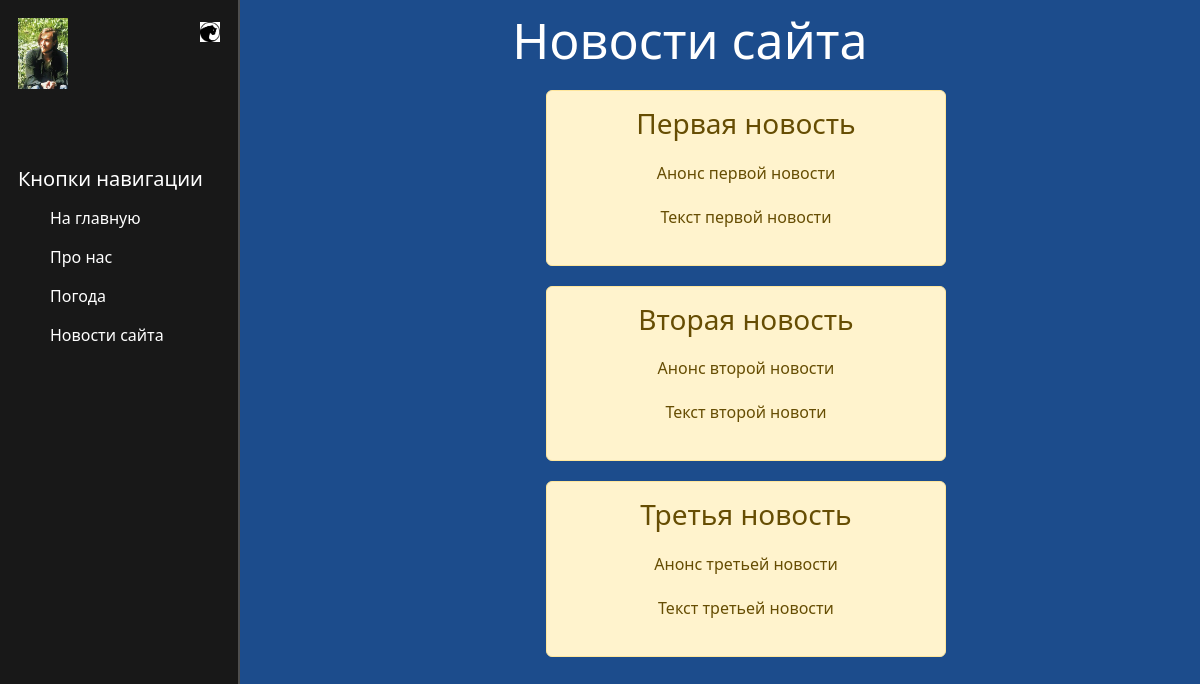
Page /news/ on the committed database.
### news/models.py (models this page shows, shortened)
class Articles(models.Model):
    title = models.CharField('Название', max_length=150, default='Добавьте новость и получите +15') # Название новости, до 150 симв
    anonce = models.CharField('Анонс', max_length=250, default='Добавьте аннотацию к новости') # Аннотация, макс 250 симв
    full_text = models.TextField('Здесь будет к примеру статья')
    date = models.DateTimeField()
    class Meta:
        verbose_name = 'Новость'
        verbose_name_plural = 'Новости'

### news/views.py (the view)
# urls.py: path('', views.news_home, name='news_home'),
def news_home(request):
    news = Articles.objects.order_by('date')
    return render(request, 'news/news_home.html', {'news': news})

### news/templates/news/news_home.html (shortened to what this page needs)
{% extends 'main/layout.html' %}
{% block content %}
    <div class="features">
        <h1>Новости сайта</h1>
        {% for el in news %}
            <div class="alert alert-warning">
                <h3>{{ el.title }}</h3>
                <p>{{ el.anonce }}</p>
                <p>{{ el.full_text }}</p>
            </div>
        {% endfor %}
    </div>
{% endblock %}

### main/templates/main/layout.html (shortened to what this page needs)
<!doctype html>
<html lang="eng">
<head>
    {% load static %}
    <link rel="stylesheet" href="https://cdn.jsdelivr.net/npm/bootstrap@5.3.3/dist/css/bootstrap.min.css">
    <link rel="stylesheet" href="{% static 'main/css/main.css' %}">
</head>
<body>
    <aside>
        <img class ="sidelook" src="{% static 'main/img/letov.jpg' %}" alt="sigabibki">
        <a class="logo" href=""><img src="{% static 'main/img/logo.jpg' %}" alt="logo" width="20px"></a> <br><br><br>
        <h3>Кнопки навигации</h3>
        <ul>
            <li><a href="{% url 'home' %}">На главную</a></li>
            <li><a href="{% url 'about' %}">Про нас</a></li>
            <li><a href="{% url 'weather' %}">Погода</a></li>
            <li><a href="{% url 'news_home' %}">Новости сайта</a></li>
        </ul>
    </aside>
    <main>
        {% block content %}
        {% endblock %}
    </main>
</body>
</html>

### main/static/main/css/main.css (style rules this page uses)
body { background: #1c4c8c; }
aside { float: left; background: #181818; width: 20%; padding: 1.5%; height: 140vh; color: #fff; border-right: 2px solid #4d4d4d; }
aside .sidelook { width: 50px; float: center; }
aside .logo { float: right; }
aside h3 { margin-top: 30px; font-size: 20px; }
aside ul li { list-style: none }
aside ul li a { color: white; display: block; margin-top: 15px; transition: transform .4s }
aside ul li a { text-decoration: none }
main .features { float: left; color: #fff; margin-top: 10px; text-align: center; width: 75%; }
main .features h1 { font-size: 50px; }
main .features p { max-width: 400px; margin: 20px auto }
.alert-warning { float: none; clear: both; width: 400px; margin: 20px 34%; text-align: center; }

### rows in the picture
Articles: title "Первая новость", anonce "Анонс первой новости", full_text "Текст первой новости"
Articles: title "Вторая новость", anonce "Анонс второй новости", full_text "Текст второй новоти"
Articles: title "Третья новость", anonce "Анонс третьей новости", full_text "Текст третьей новости"
